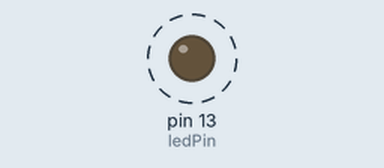
A sketch run on a simulated Arduino Uno, built with avr-gcc and run on an emulated ATmega328P. Shown: output pins drawn as LEDs (lit = HIGH). Dashed ring = blinking. What the sketch prints to the serial monitor is not drawn.

Above: at 0.5 s.
Timing chart, 0 to 4.6 s (numbered marks = the images above):
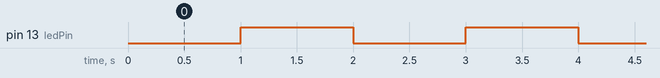

The sketch:

Ingenious_Kasi-Albar1.ino
```cpp
int ledPin = 13;

// Code that is run once before the loop kicks in
// This is a "function" - mini program
void setup()
{
  pinMode(ledPin, OUTPUT);
  Serial.begin(9600);
}

void loop()
{
  // analogWrite takes a number from 0 to 255
  analogWrite(ledPin, 80);
  delay(1000); // Wait for 1000 millisecond(s)
  analogWrite(ledPin, 200);
  delay(1000); // Wait for 1000 millisecond(s)
  Serial.println("hello there");
}
```

Measured:
- by itself, pin 13 (ledPin): alternates HIGH for 1.0 s and LOW for 1.0 s
